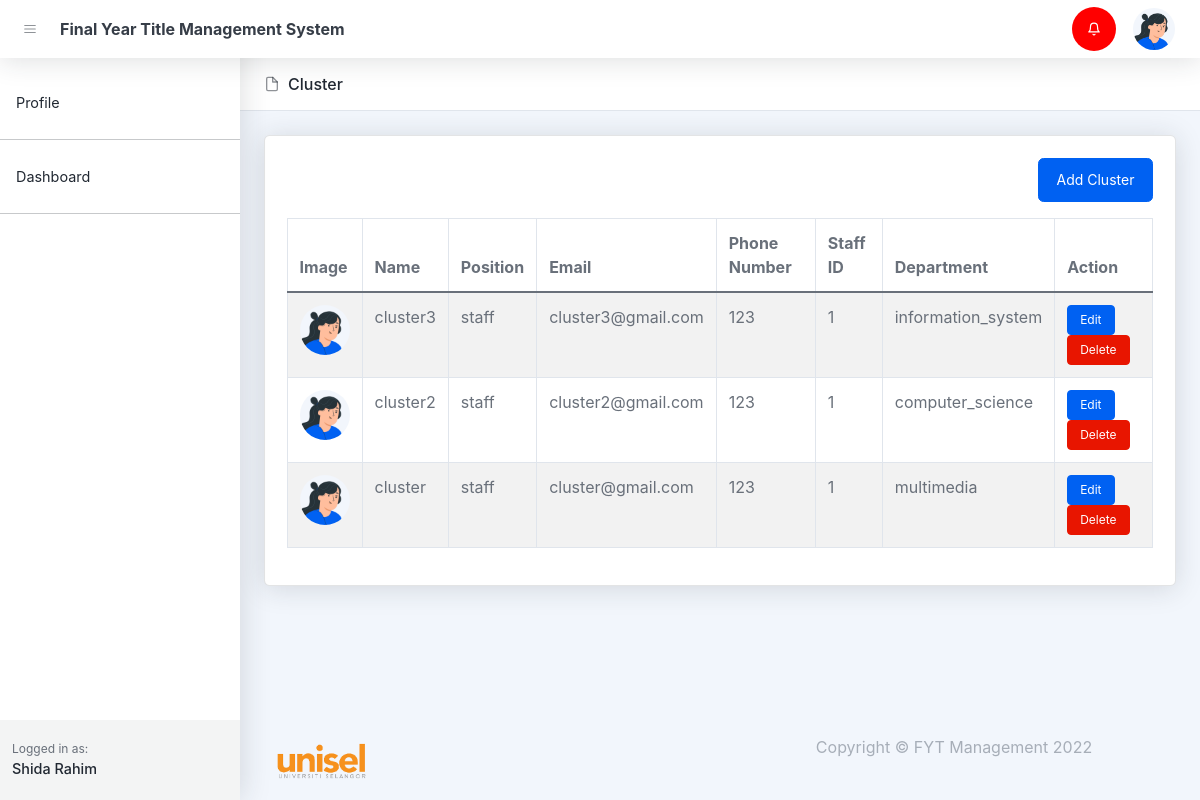
/cluster-list.php (signed in), run on an earlier commit of the app's database.
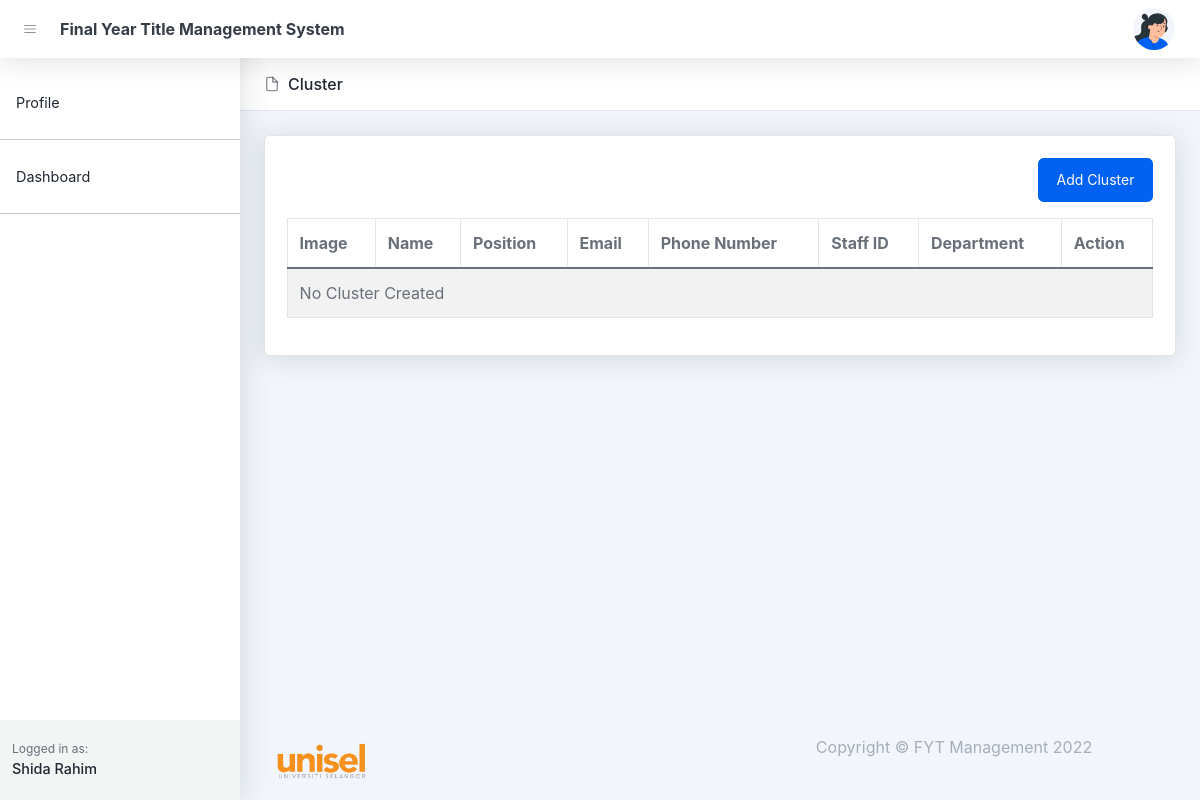
And on a later commit of the database.
### tables this page shows
CREATE TABLE `notifications` (
  `id` bigint(20) UNSIGNED NOT NULL,
  `user_id` text DEFAULT NULL,
  `notification` text DEFAULT NULL,
  `status` varchar(255) DEFAULT NULL,
  `created_at` timestamp NULL DEFAULT NULL,
  `updated_at` timestamp NULL DEFAULT NULL
);

CREATE TABLE `users` (
  `id` bigint(20) UNSIGNED NOT NULL,
  `name` varchar(255) NOT NULL,
  `email` varchar(255) DEFAULT NULL,
  `handphone` varchar(255) DEFAULT NULL,
  `roles` varchar(255) DEFAULT NULL,
  `password` varchar(255) DEFAULT NULL,
  `image` text DEFAULT NULL,
  `created_at` timestamp NULL DEFAULT NULL,
  `updated_at` timestamp NULL DEFAULT NULL
);

CREATE TABLE `staffs` (
  `id` bigint(20) UNSIGNED NOT NULL,
  `user_id` bigint(20) NOT NULL,
  `roles` varchar(255) DEFAULT NULL,
  `staff_id` varchar(255) DEFAULT NULL,
  `department` varchar(255) DEFAULT NULL,
  `fypcoordinator_status` varchar(255) DEFAULT NULL,
  `cluster_status` varchar(255) DEFAULT NULL,
  `status` varchar(255) DEFAULT NULL,
  `created_at` timestamp NULL DEFAULT NULL,
  `updated_at` timestamp NULL DEFAULT NULL,
  `cluster_id` varchar(255) DEFAULT NULL
);

### controllers/notifications.php (called while the page is built, shortened)
<?php
    $conn = setDbConnection();
    function getNotifications(){
        global $conn;
        $sql = "select notifications.*, users.name from notifications
        left join users on users.id = notifications.user_id
        where notifications.user_id = '".$_SESSION['id']."'
        order by id desc";
        $result = $conn->query($sql);
        if ($result->num_rows > 0) {
            while ($row = $result->fetch_assoc()) {
                $proposals[] = $row;
            }
            return  $proposals;
        }
    }
?>

### cluster-list.php (the view, shortened to what the changed rows need)
<!DOCTYPE html>
<html lang="en">
    <head>
       <?php include('layout_admin/header.php')?>
    </head>
    <body class="nav-fixed">
        <?php include('layout_admin/navbar.php')?>
        <div id="layoutSidenav">
            <div id="layoutSidenav_content">
                <main>
                    <header class="page-header page-header-compact page-header-light border-bottom bg-white mb-4">
                        <div class="container-xl px-4">
                            <div class="page-header-content">
                                <div class="row align-items-center justify-content-between pt-3">
                                    <div class="col-auto mb-3">
                                        <h1 class="page-header-title">
                                            <div class="page-header-icon"><i data-feather="file"></i></div>
                                            Cluster
                                        </h1>
                                    </div>
                                </div>
                            </div>
                        </div>
                    </header>
                    <?php
                        $conn = setDbConnection();
                        $clusters = null;
                        $query = "select users.* , staffs.id as cluster_id, staffs.staff_id, staffs.department, staffs.cluster_status from users
                        left join staffs on staffs.user_id = users.id
                        where staffs.roles = 'cluster' order by users.id desc";
                        $result = $conn->query($query);
                        if ($result->num_rows > 0) {
                            while ($row = $result->fetch_assoc()) {
                                $clusters[] = $row;
                            }
                        }
                    ?>
                    <div class="container-xl px-4">
                        <div class="card mb-4">
                            <div class="card-body">
                                <table class="table table-bordered table-striped table-hover">
                                    <thead>
                                        <tr>
                                            <th>Image</th>
                                            <th>Name</th>
                                            <th>Position</th>
                                            <th>Email</th>
                                            <th>Phone Number</th>
                                            <th>Staff ID</th>
                                            <th>Department</th>
                                            <th>Action</th>
                                        </tr>
                                    </thead>
                                    <tbody>
                                        <?php
                                            if( $clusters != NULL){
                                                foreach ($clusters as $key => $value) {
                                                    $image = null;
                                                    if(isset($value['image'])){
                                                        $image = '<img class="user-img" src="/fyp/assets/profile/'.$value['image'].'">';
                                                    }else{
                                                        $image = '<img class="user-img" src="/fyp/assets/img/illustrations/profiles/profile-1.png">';
                                                    }
                                                    echo '
                                                    <tr>
                                                        <td>'.$image.'</td>
                                                        <td>'.$value['name'].'</td>
                                                        <td>'.$value['roles'].'</td>
                                                        <td>'.$value['email'].'</td>
                                                        <td>'.$value['handphone'].'</td>
                                                        <td>'.$value['staff_id'].'</td>
                                                        <td>'.$value['department'].'</td>
                                                        <td class="">
                                                            <a href="edit-hod.php?hod_id='.$value['id'].'" class="btn btn-sm btn-primary">Edit</a>
                                                            <a href="controllers/delete-hod.php?hod_id='.$value['id'].'" class="btn btn-sm btn-danger">Delete</a>
                                                        </td>
                                                    </tr>';
                                                }
                                            }else{
                                                echo '<tr><td colspan=8>No Cluster Created</td></tr>';
                                            }
                                        ?>
                                    </tbody>
                                </table>
                            </div>
                        </div>
                    </div>
                </main>
            </div>
        </div>
    </body>
</html>

### layout_admin/navbar.php (shortened to what the changed rows need)
<nav class="topnav navbar navbar-expand shadow justify-content-between justify-content-sm-start navbar-light bg-white" id="sidenavAccordion">
    <ul class="navbar-nav align-items-center ms-auto">
        <?php
            include_once('controllers/notifications.php');
            $notifications = getNotifications();
            if(isset($notifications)){
                echo '
                    <li class="nav-item dropdown no-caret d-none d-sm-block me-3 dropdown-notifications">
                    <a class="btn btn-icon btn-transparent-dark dropdown-toggle" id="navbarDropdownAlerts" ';
                    $status = false;
                  foreach ($notifications as $key => $value) {
                    if($value['status'] == 'new'){$status = true;};
                  }
                  var_dump($status);
                  if($status){
                    echo 'style="background:red"';
                  }
                echo ' href="javascript:void(0);" role="button" data-bs-toggle="dropdown" aria-haspopup="true" aria-expanded="true">
                    <svg xmlns="http://www.w3.org/2000/svg" ';
                if($status){
                    echo 'style="color:white"';
                }
                echo'width="24" height="24" viewBox="0 0 24 24" fill="none" stroke="currentColor" stroke-width="2" stroke-linecap="round" stroke-linejoin="round" class="feather feather-bell"><path d="M18 8A6 6 0 0 0 6 8c0 7-3 9-3 9h18s-3-2-3-9"></path><path d="M13.73 21a2 2 0 0 1-3.46 0"></path></svg></a>
                    <div class="dropdown-menu dropdown-menu-end border-0 shadow animated--fade-in-up" aria-labelledby="navbarDropdownAlerts" data-bs-popper="none">
                        <h6 class="dropdown-header dropdown-notifications-header">
                            <svg xmlns="http://www.w3.org/2000/svg" width="24" height="24" viewBox="0 0 24 24" fill="none" stroke="currentColor" stroke-width="2" stroke-linecap="round" stroke-linejoin="round" class="feather feather-bell me-2"><path d="M18 8A6 6 0 0 0 6 8c0 7-3 9-3 9h18s-3-2-3-9"></path><path d="M13.73 21a2 2 0 0 1-3.46 0"></path></svg>
                            Notifications Center
                        </h6>';
                echo '
                </div>
                </li>';
            }
        ?>
    </ul>
</nav>

What changed in the data, as far as the page shows it:
removed users: name "cluster3", roles "staff", email "cluster3@gmail.com", handphone "123", staffs.staff_id "1", staffs.department "information_system"
removed users: name "cluster2", roles "staff", email "cluster2@gmail.com", handphone "123", staffs.staff_id "1", staffs.department "computer_science"
removed users: name "cluster", roles "staff", email "cluster@gmail.com", handphone "123", staffs.staff_id "1", staffs.department "multimedia"
Also different on the page:
text now shown: "No Cluster Created"
